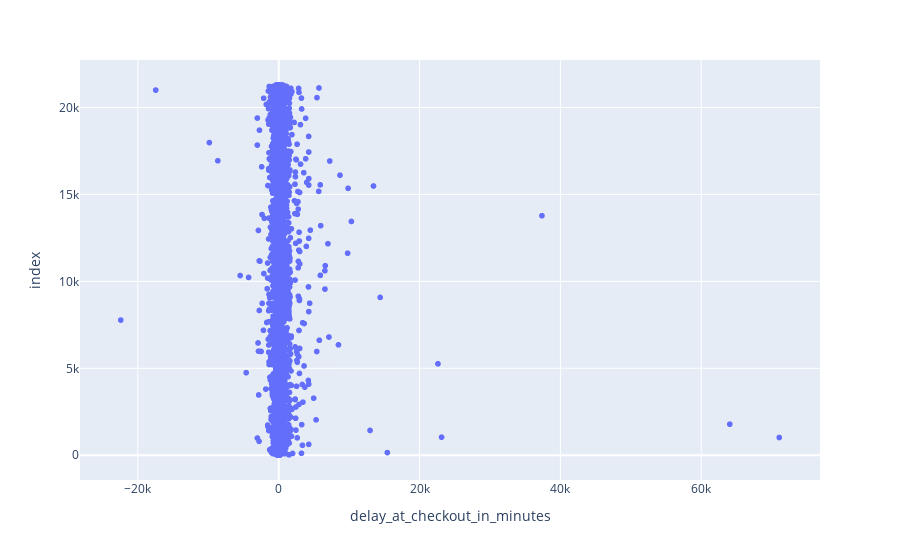

The code cell stored with this chart in its notebook:
### Code cell
fig = px.scatter(delay_df, x = 'delay_at_checkout_in_minutes')
fig.show()

### Figure 1 — Plotly figure (JSON) as saved in the notebook; plotly's stock layout.template omitted (floating-point values rounded to 4 significant figures; data arrays with more than 128 entries replaced by an {"elided": "..."} marker saying what was removed)
{"data": [{"hovertemplate": "delay_at_checkout_in_minutes=%{x}<br>index=%{y}<extra></extra>", "legendgroup": "", "marker": {"color": "#636efa", "symbol": "circle"}, "mode": "markers", "name": "", "showlegend": false, "type": "scattergl", "x": {"elided": "21310 float values"}, "xaxis": "x", "y": {"elided": "21310 int values"}, "yaxis": "y"}], "layout": {"legend": {"tracegroupgap": 0}, "margin": {"t": 60}, "xaxis": {"anchor": "y", "domain": [0, 1], "title": {"text": "delay_at_checkout_in_minutes"}}, "yaxis": {"anchor": "x", "domain": [0, 1], "title": {"text": "index"}}}}
